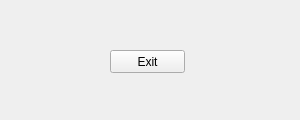
<?xml version="1.0" encoding="UTF-8"?>
<ui version="4.0">
 <class>Form</class>
 <widget class="QWidget" name="Form">
  <property name="geometry">
   <rect>
    <x>0</x>
    <y>0</y>
    <width>300</width>
    <height>120</height>
   </rect>
  </property>
  <property name="windowTitle">
   <string>Form</string>
  </property>
  <widget class="QPushButton" name="pushButton">
   <property name="geometry">
    <rect>
     <x>110</x>
     <y>50</y>
     <width>75</width>
     <height>23</height>
    </rect>
   </property>
   <property name="text">
    <string>Exit</string>
   </property>
  </widget>
 </widget>
 <resources/>
 <connections/>
</ui>
